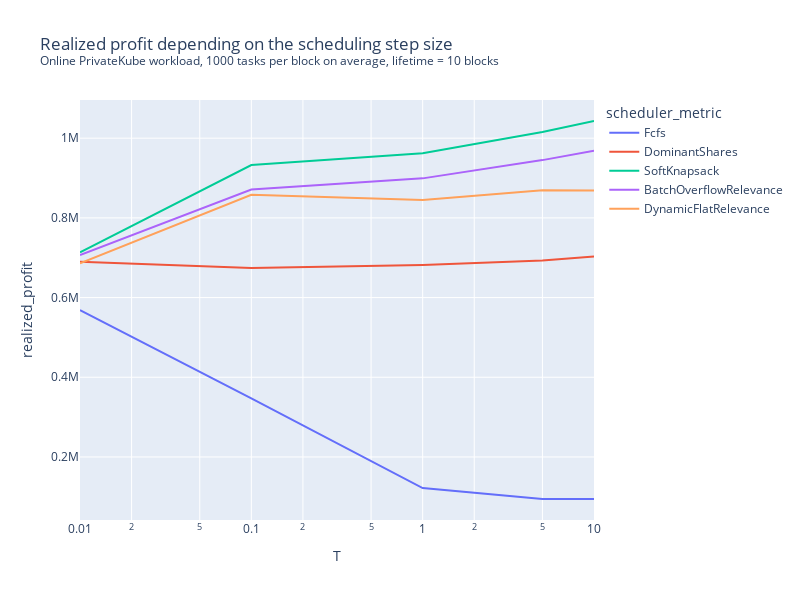

The code cell stored with this chart in its notebook:
### Code cell
# m = 1000
# T from 0.01 to 50
# Seed 1
# Profit grid.
# Show profit and delay
# Unlocking, blocks.

rdf = load_ray_experiment(Path("/home/pierre/privacypacking/logs/ray/run_and_report_2021-12-09_21-39-48"))
px.line(
    rdf.query("T <= 10").sort_values("T"),
    x="T",
    y="realized_profit",
    color="scheduler_metric",
    log_x=True,
    width=800,
    height=600,
    # range_y=[0,1000],
    title="Realized profit depending on the scheduling step size<br><sup>Online PrivateKube workload, 1000 tasks per block on average, lifetime = 10 blocks</sup>"
)

### Figure 1 — Plotly figure (JSON) as saved in the notebook; plotly's stock layout.template omitted (floating-point values rounded to 4 significant figures)
{"data": [{"hovertemplate": "scheduler_metric=Fcfs<br>T=%{x}<br>realized_profit=%{y}<extra></extra>", "legendgroup": "Fcfs", "line": {"color": "#636efa", "dash": "solid"}, "marker": {"symbol": "circle"}, "mode": "lines", "name": "Fcfs", "orientation": "v", "showlegend": true, "type": "scatter", "x": [0.01, 0.1, 1, 5, 10], "xaxis": "x", "y": [568544, 346811, 121879, 94710, 94479], "yaxis": "y"}, {"hovertemplate": "scheduler_metric=DominantShares<br>T=%{x}<br>realized_profit=%{y}<extra></extra>", "legendgroup": "DominantShares", "line": {"color": "#EF553B", "dash": "solid"}, "marker": {"symbol": "circle"}, "mode": "lines", "name": "DominantShares", "orientation": "v", "showlegend": true, "type": "scatter", "x": [0.01, 0.1, 1, 5, 10], "xaxis": "x", "y": [690027, 674043, 682021, 693006, 702956], "yaxis": "y"}, {"hovertemplate": "scheduler_metric=SoftKnapsack<br>T=%{x}<br>realized_profit=%{y}<extra></extra>", "legendgroup": "SoftKnapsack", "line": {"color": "#00cc96", "dash": "solid"}, "marker": {"symbol": "circle"}, "mode": "lines", "name": "SoftKnapsack", "orientation": "v", "showlegend": true, "type": "scatter", "x": [0.01, 0.1, 1, 5, 10], "xaxis": "x", "y": [713641, 932699, 962118, 1015517, 1043126], "yaxis": "y"}, {"hovertemplate": "scheduler_metric=BatchOverflowRelevance<br>T=%{x}<br>realized_profit=%{y}<extra></extra>", "legendgroup": "BatchOverflowRelevance", "line": {"color": "#ab63fa", "dash": "solid"}, "marker": {"symbol": "circle"}, "mode": "lines", "name": "BatchOverflowRelevance", "orientation": "v", "showlegend": true, "type": "scatter", "x": [0.01, 0.1, 1, 5, 10], "xaxis": "x", "y": [706836, 871116, 899149, 944984, 968336], "yaxis": "y"}, {"hovertemplate": "scheduler_metric=DynamicFlatRelevance<br>T=%{x}<br>realized_profit=%{y}<extra></extra>", "legendgroup": "DynamicFlatRelevance", "line": {"color": "#FFA15A", "dash": "solid"}, "marker": {"symbol": "circle"}, "mode": "lines", "name": "DynamicFlatRelevance", "orientation": "v", "showlegend": true, "type": "scatter", "x": [0.01, 0.1, 1, 5, 10], "xaxis": "x", "y": [685753, 858174, 845006, 869571, 868912], "yaxis": "y"}], "layout": {"height": 600, "legend": {"title": {"text": "scheduler_metric"}, "tracegroupgap": 0}, "title": {"text": "Realized profit depending on the scheduling step size<br><sup>Online PrivateKube workload, 1000 tasks per block on average, lifetime = 10 blocks</sup>"}, "width": 800, "xaxis": {"anchor": "y", "domain": [0, 1], "title": {"text": "T"}, "type": "log"}, "yaxis": {"anchor": "x", "domain": [0, 1], "title": {"text": "realized_profit"}}}}
